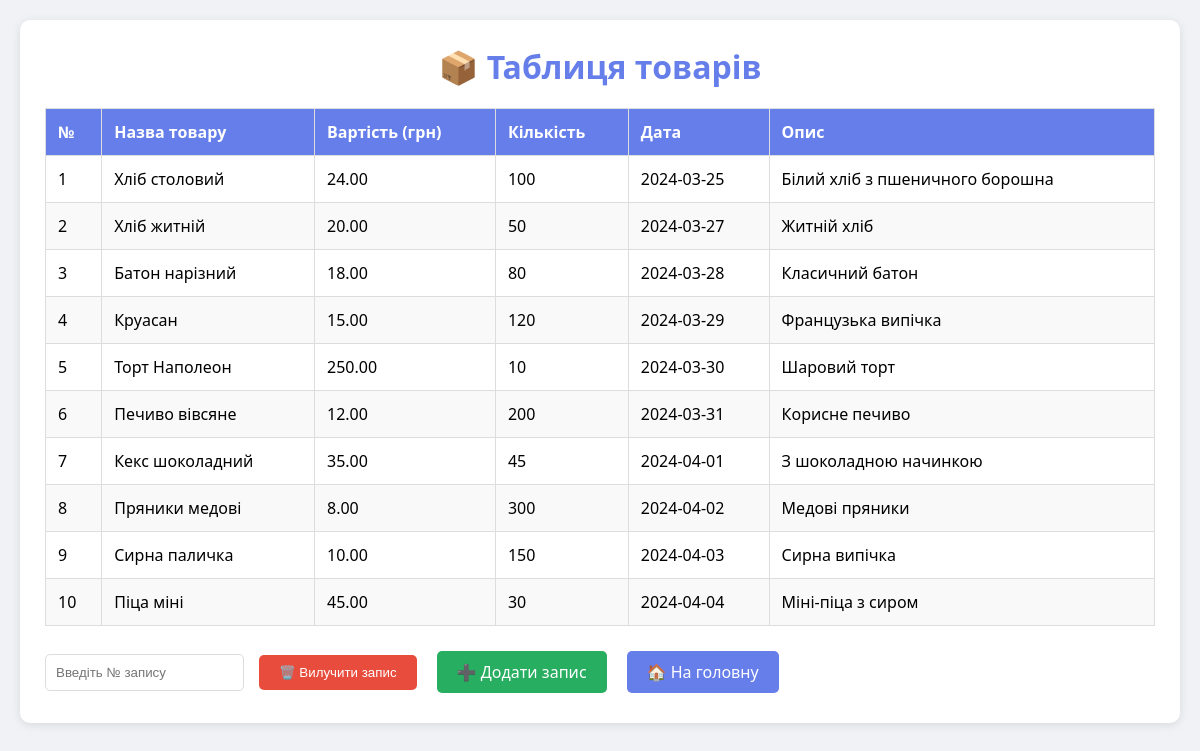
/lab5/tov_index.php, run on the app's committed database.
### tables this page shows
CREATE TABLE IF NOT EXISTS `tov` (
  `id` int NOT NULL AUTO_INCREMENT,
  `name` varchar(100) NOT NULL,
  `cost` decimal(10,2) NOT NULL,
  `quantity` int NOT NULL,
  `date_added` date NOT NULL,
  `description` text,
  PRIMARY KEY (`id`)
);

### lab5/tov_index.php (the view, shortened to what this page needs)
<?php
require_once 'config.php';
$sql = "SELECT * FROM tov ORDER BY id";
$result = $pdo->query($sql);
$tovars = $result->fetchAll();
?>
<!DOCTYPE html>
<html lang="uk">
<head>
</head>
<body>
    <div class="container">
        <div class="card">
            <h1>📦 Таблиця товарів</h1>
            <table>
                <thead>
                    <tr>
                        <th>№</th>
                        <th>Назва товару</th>
                        <th>Вартість (грн)</th>
                        <th>Кількість</th>
                        <th>Дата</th>
                        <th>Опис</th>
                    </tr>
                </thead>
                <tbody>
                    <?php foreach ($tovars as $row): ?>
                    <tr>
                        <td><?php echo $row['id']; ?></td>
                        <td><?php echo htmlspecialchars($row['name']); ?></td>
                        <td><?php echo $row['cost']; ?></td>
                        <td><?php echo $row['quantity']; ?></td>
                        <td><?php echo $row['date_added']; ?></td>
                        <td><?php echo htmlspecialchars($row['description']); ?></td>
                    </tr>
                    <?php endforeach; ?>
                </tbody>
            </table>
            <div class="form-inline">
                <form action="delete.php" method="post" style="display: flex; gap: 10px; align-items: center;">
                    <input type="number" name="id" placeholder="Введіть № запису" required>
                    <button type="submit" class="btn btn-danger">🗑️ Вилучити запис</button>
                </form>
                <a href="insert.php" class="btn btn-success">➕ Додати запис</a>
                <a href="index.php" class="btn">🏠 На головну</a>
            </div>
        </div>
    </div>
</body>
</html>

### lab5/tov_index.php (style rules this page uses)
* { margin: 0; padding: 0; box-sizing: border-box; }
body { font-family: 'Segoe UI', Tahoma, Geneva, Verdana, sans-serif; background: #f0f2f5; padding: 20px; }
.container { max-width: 1200px; margin: 0 auto; }
.card { background: white; border-radius: 10px; padding: 25px; margin-bottom: 20px; box-shadow: 0 2px 10px rgba(0,0,0,0.1); }
h1 { text-align: center; color: #667eea; margin-bottom: 20px; }
table { width: 100%; border-collapse: collapse; margin: 15px 0; }
th, td { border: 1px solid #ddd; padding: 12px; text-align: left; }
th { background: #667eea; color: white; }
tr:nth-child(even) { background: #f9f9f9; }
.btn { display: inline-block; padding: 10px 20px; background: #667eea; color: white; text-decoration: none; border-radius: 5px; margin: 5px; border: none; cursor: pointer; }
.btn-danger { background: #e74c3c; }
.btn-success { background: #27ae60; }
.form-inline { display: flex; gap: 10px; align-items: center; flex-wrap: wrap; margin-top: 20px; }
.form-inline input { padding: 10px; border: 1px solid #ddd; border-radius: 5px; }

### data on the page
tov: id "1", name "Хліб столовий", cost "24.00", quantity "100", date_added "2024-03-25", description "Білий хліб з пшеничного борошна"
tov: id "2", name "Хліб житній", cost "20.00", quantity "50", date_added "2024-03-27", description "Житній хліб"
tov: id "3", name "Батон нарізний", cost "18.00", quantity "80", date_added "2024-03-28", description "Класичний батон"
tov: id "4", name "Круасан", cost "15.00", quantity "120", date_added "2024-03-29", description "Французька випічка"
tov: id "5", name "Торт Наполеон", cost "250.00", quantity "10", date_added "2024-03-30", description "Шаровий торт"
tov: id "6", name "Печиво вівсяне", cost "12.00", quantity "200", date_added "2024-03-31", description "Корисне печиво"
tov: id "7", name "Кекс шоколадний", cost "35.00", quantity "45", date_added "2024-04-01", description "З шоколадною начинкою"
tov: id "8", name "Пряники медові", cost "8.00", quantity "300", date_added "2024-04-02", description "Медові пряники"
tov: id "9", name "Сирна паличка", cost "10.00", quantity "150", date_added "2024-04-03", description "Сирна випічка"
tov: id "10", name "Піца міні", cost "45.00", quantity "30", date_added "2024-04-04", description "Міні-піца з сиром"
